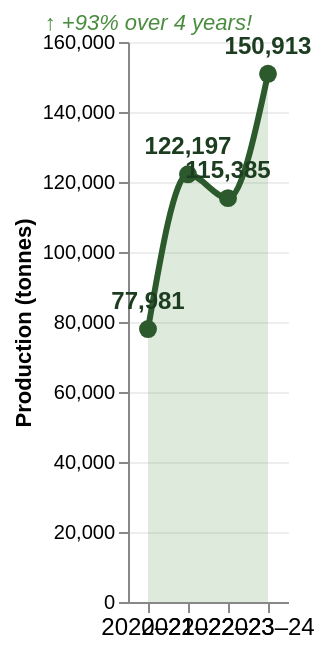

This figure's Vega-Lite source:
### Vega-Lite specification from a JSON file in a GitHub repository (floating-point values rounded to 4 significant figures)
{"$schema": "https://vega.github.io/schema/vega-lite/v5.json", "description": "The avocado boom – Australian avocado production in tonnes from 2020-21 to 2023-24", "width": "container", "height": 280, "data": {"values": [{"year": "2020–21", "year_num": 1, "production": 77981}, {"year": "2021–22", "year_num": 2, "production": 122197}, {"year": "2022–23", "year_num": 3, "production": 115385}, {"year": "2023–24", "year_num": 4, "production": 150913}]}, "layer": [{"mark": {"type": "area", "interpolate": "monotone", "fillOpacity": 0.18, "fill": "#4a8c3f", "stroke": "transparent"}, "encoding": {"x": {"field": "year", "type": "ordinal", "axis": {"title": null, "labelFontSize": 12, "labelAngle": 0, "grid": false, "bandPosition": 0.5, "tickBand": "center"}}, "y": {"field": "production", "type": "quantitative", "scale": {"zero": true}, "axis": {"title": "Production (tonnes)", "titleFontSize": 11, "grid": true, "gridColor": "#eeeeee", "labelFontSize": 10, "labelExpr": "datum.value === 0 ? '0' : format(datum.value, ',')"}}}}, {"mark": {"type": "line", "interpolate": "monotone", "strokeWidth": 3, "color": "#2d5a2d", "point": {"filled": true, "fill": "#2d5a2d", "size": 80}}, "encoding": {"x": {"field": "year", "type": "ordinal"}, "y": {"field": "production", "type": "quantitative"}, "tooltip": [{"field": "year", "title": "Year"}, {"field": "production", "title": "Production (t)", "format": ","}]}}, {"mark": {"type": "text", "dy": -14, "fontSize": 12, "fontWeight": "bold", "color": "#1c3d1f"}, "encoding": {"x": {"field": "year", "type": "ordinal"}, "y": {"field": "production", "type": "quantitative"}, "text": {"field": "production", "type": "quantitative", "format": ","}}}, {"transform": [{"filter": "datum.year_num == 4"}], "mark": {"type": "text", "align": "right", "baseline": "bottom", "dx": -8, "dy": -20, "fontSize": 11, "fontStyle": "italic", "color": "#4a8c3f"}, "encoding": {"x": {"field": "year", "type": "ordinal"}, "y": {"field": "production", "type": "quantitative"}, "text": {"value": "↑ +93% over 4 years!"}}}], "config": {"view": {"stroke": "transparent"}}}
